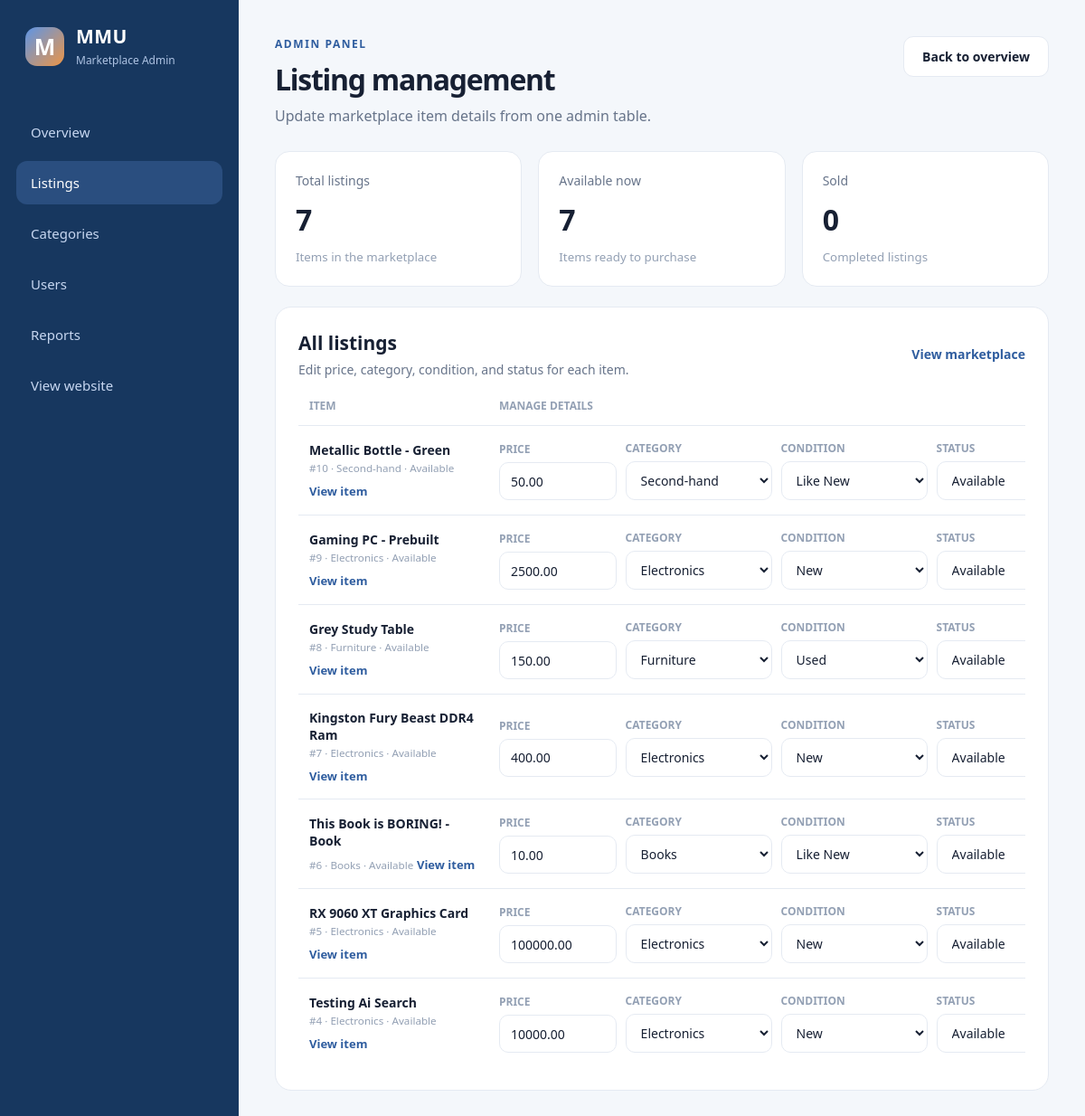
Page /admin/items on the earlier database version.
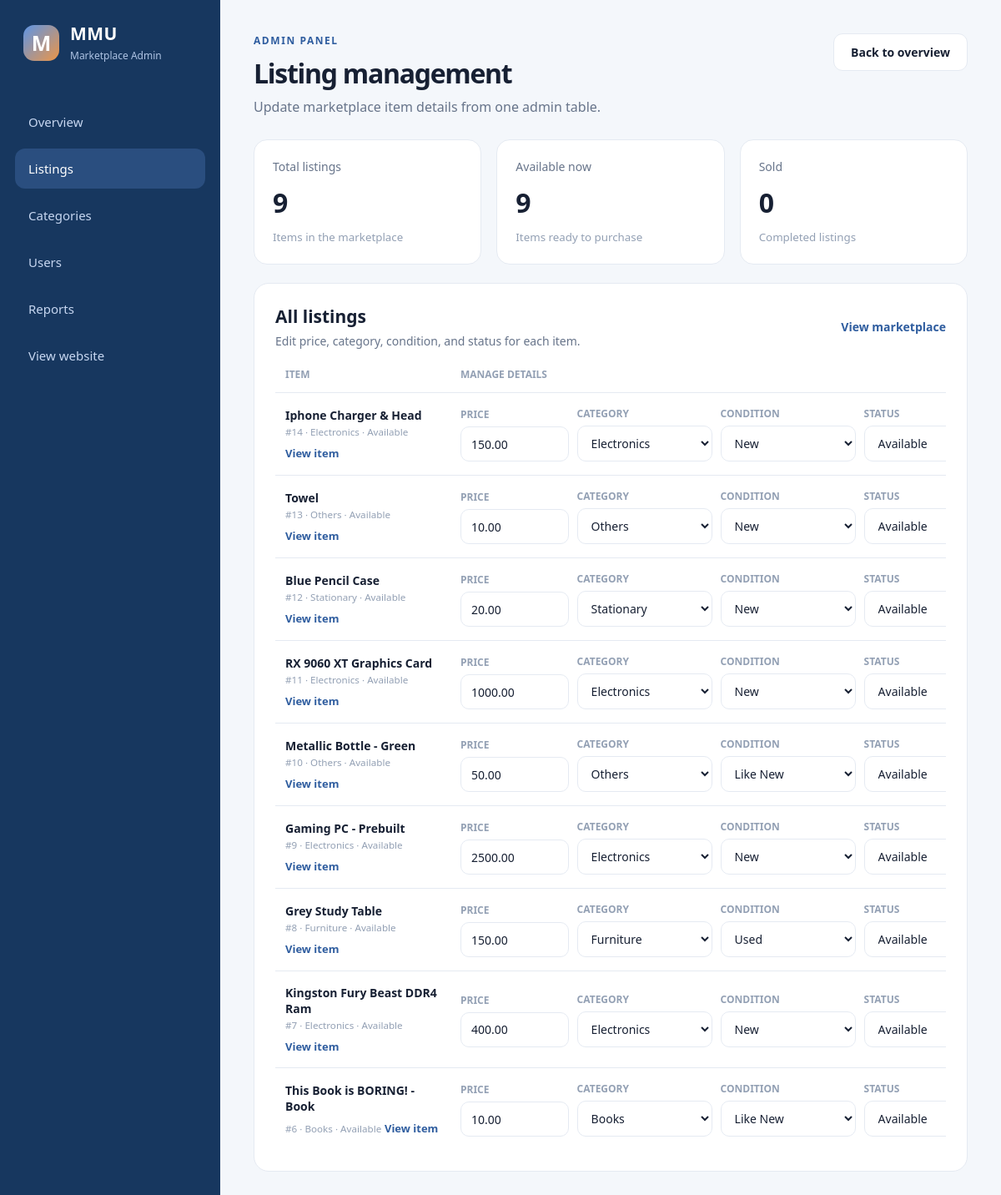
Same page on the later database version.
### tables this page shows
CREATE TABLE item(
                   id INTEGER PRIMARY KEY AUTOINCREMENT,
                   title TEXT NOT NULL,
                   description TEXT NOT NULL,
                   category_id INTEGER NOT NULL,
                   status_id INTEGER NOT NULL,
                   condition_id INTEGER,
                   price REAL NOT NULL, image TEXT, seller_num TEXT,
                   FOREIGN KEY(category_id) REFERENCES category(id),
                   FOREIGN KEY(status_id) REFERENCES status(id),
                   FOREIGN KEY(condition_id) REFERENCES item_condition(id)
                   );

CREATE TABLE category(
                   id INTEGER PRIMARY KEY AUTOINCREMENT,
                   name TEXT NOT NULL UNIQUE
                   
                   );

CREATE TABLE status(
                   id INTEGER PRIMARY KEY AUTOINCREMENT,
                   condition TEXT NOT NULL UNIQUE
                   
                   );

CREATE TABLE item_condition(
                   id INTEGER PRIMARY KEY AUTOINCREMENT,
                   name TEXT NOT NULL UNIQUE

                   );

### app.py (the view)
@app.route("/admin/items")
def admin_items():
    connect = sqlite3.connect("database.db")
    cursor = connect.cursor()
    cursor.execute("""
        SELECT item.id, item.title, item.price,
               item.category_id, category.name,
               item.status_id, status.condition,
               item.condition_id, COALESCE(item_condition.name, 'Not specified')
        FROM item
        JOIN category ON item.category_id = category.id
        JOIN status ON item.status_id = status.id
        LEFT JOIN item_condition ON item.condition_id = item_condition.id
        ORDER BY item.id DESC
    """)
    items = cursor.fetchall()
    cursor.execute("SELECT id, name FROM category ORDER BY name")
    categories = cursor.fetchall()
    cursor.execute("SELECT id, condition FROM status ORDER BY id")
    statuses = cursor.fetchall()
    cursor.execute("SELECT id, name FROM item_condition ORDER BY id")
    conditions = cursor.fetchall()
    stats = {
        "total_items": len(items),
        "available_items": sum(1 for item in items if item[6] == "Available"),
        "sold_items": sum(1 for item in items if item[6] == "Sold")
    }
    connect.close()
    return render_template("admin_items.html",
                           items=items,
                           categories=categories,
                           statuses=statuses,
                           conditions=conditions,
                           stats=stats)

### templates/admin_items.html (shortened to what the changed rows need)
<!DOCTYPE html>
<html lang="en">
<head>
    <link rel="stylesheet" href="{{ url_for('static', filename='css/admin.css') }}">
</head>
<body class="admin-body">
    <div class="admin-layout">
        <main class="admin-main">
            <header class="dashboard-header">
                <div>
                    <h1>Listing management</h1>
                </div>
            </header>
            <section class="stat-grid" aria-label="Listing statistics">
                <article class="stat-card">
                    <p>Total listings</p>
                    <strong>{{ stats.total_items }}</strong>
                    <small>Items in the marketplace</small>
                </article>
                <article class="stat-card">
                    <p>Available now</p>
                    <strong>{{ stats.available_items }}</strong>
                    <small>Items ready to purchase</small>
                </article>
            </section>
            <section class="listings-panel">
                <div class="panel-heading">
                    <div>
                        <h2>All listings</h2>
                    </div>
                </div>
                <div class="table-wrap">
                    <table class="listing-table admin-item-table">
                        <thead>
                            <tr>
                                <th>Item</th>
                                <th>Manage details</th>
                            </tr>
                        </thead>
                        <tbody>
                            {% for item_id, title, price, category_id, category_name, status_id, status_name, condition_id, condition_name in items %}
                            <tr>
                                <td>
                                    <strong>{{ title }}</strong>
                                    <small>#{{ item_id }} · {{ category_name }} · {{ status_name }}</small>
                                    <a class="table-action-link" href="{{ url_for('item_detail', item_id=item_id) }}">View item</a>
                                </td>
                                <td>
                                    <form class="item-admin-form" method="POST" action="{{ url_for('update_admin_item', item_id=item_id) }}">
                                        <label class="item-admin-field">
                                            <span>Price</span>
                                            <input type="number" name="price" value="{{ '%.2f' | format(price) }}" min="0" step="0.01" required>
                                        </label>
                                        <label class="item-admin-field">
                                            <span>Category</span>
                                            <select name="category" required>
                                                {% for category_option_id, category_option_name in categories %}
                                                <option value="{{ category_option_id }}" {% if category_option_id == category_id %}selected{% endif %}>{{ category_option_name }}</option>
                                                {% endfor %}
                                            </select>
                                        </label>
                                        <label class="item-admin-field">
                                            <span>Condition</span>
                                            <select name="condition" required>
                                                {% for condition_option_id, condition_option_name in conditions %}
                                                <option value="{{ condition_option_id }}" {% if condition_option_id == condition_id %}selected{% endif %}>{{ condition_option_name }}</option>
                                                {% endfor %}
                                            </select>
                                        </label>
                                        <label class="item-admin-field">
                                            <span>Status</span>
                                            <select name="status" required>
                                                {% for status_option_id, status_option_name in statuses %}
                                                <option value="{{ status_option_id }}" {% if status_option_id == status_id %}selected{% endif %}>{{ status_option_name }}</option>
                                                {% endfor %}
                                            </select>
                                        </label>
                                    </form>
                                </td>
                            </tr>
                            {% else %}
                            <tr class="empty-row">
                                <td colspan="2">No listings available yet.</td>
                            </tr>
                            {% endfor %}
                        </tbody>
                    </table>
                </div>
            </section>
        </main>
    </div>
</body>
</html>

Differences in the rows shown:
removed item: title "RX 9060 XT Graphics Card", id "5", name "Electronics", condition "Available", price "100000.00", category "Electronics", condition "New", status "Available"
removed item: title "Testing Ai Search", id "4", name "Electronics", condition "Available", price "10000.00", category "Electronics", condition "New", status "Available"
added item: title "Iphone Charger & Head", id "14", name "Electronics", condition "Available", price "150.00", category "Electronics", condition "New", status "Available"
added item: title "Towel", id "13", name "Others", condition "Available", price "10.00", category "Others", condition "New", status "Available"
added item: title "Blue Pencil Case", id "12", name "Stationary", condition "Available", price "20.00", category "Stationary", condition "New", status "Available"
added item: title "RX 9060 XT Graphics Card", id "11", name "Electronics", condition "Available", price "1000.00", category "Electronics", condition "New", status "Available"
changed item "Metallic Bottle - Green": name "Second-hand" → "Others"; category "Second-hand" → "Others"
Other differences:
{{ stats.total_items }}: "7" → "9"
{{ stats.available_items }}: "7" → "9"
